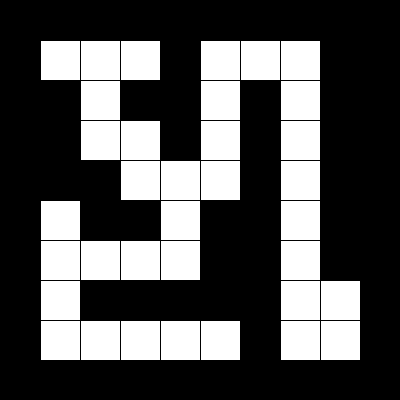
Frame 1 (no input)
Frame 60 (the mouse pressed at the canvas centre just before this capture): identical to frame 1, image omitted
Frame 120 (the mouse held since frame 60 and released just before this capture): identical to frame 1, image omitted

The Processing sketch that drew this single still picture (run headless with seeded random() and noise(); from frame 60 on, the mouse is pressed at the canvas centre):

// Processing sketch: week15_05_maze_DFS
// ── week15_05_maze_DFS.pde
//week15_05_maze_DFS
int [][] maze={
  {1,1,1,1,1,1,1,1,1,1},
  {1,0,0,0,1,0,0,0,1,1},
  {1,1,0,1,1,0,1,0,1,1},
  {1,1,0,0,1,0,1,0,1,1},
  {1,1,1,0,0,0,1,0,1,1},
  {1,0,1,1,0,1,1,0,1,1},
  {1,0,0,0,0,1,1,0,1,1},
  {1,0,1,1,1,1,1,0,0,1},
  {1,0,0,0,0,0,1,0,0,1},
  {1,1,1,1,1,1,1,1,1,1},
};
void setup(){
  size(400,400);
}
void draw(){
  for(int i=0;i<maze.length;i++){
    for(int j=0;j<maze[0].length;j++){
      if(maze[i][j]==1) fill(0);
      else fill(255);
      rect(j*40,i*40,40,40);
    }
  }
}
